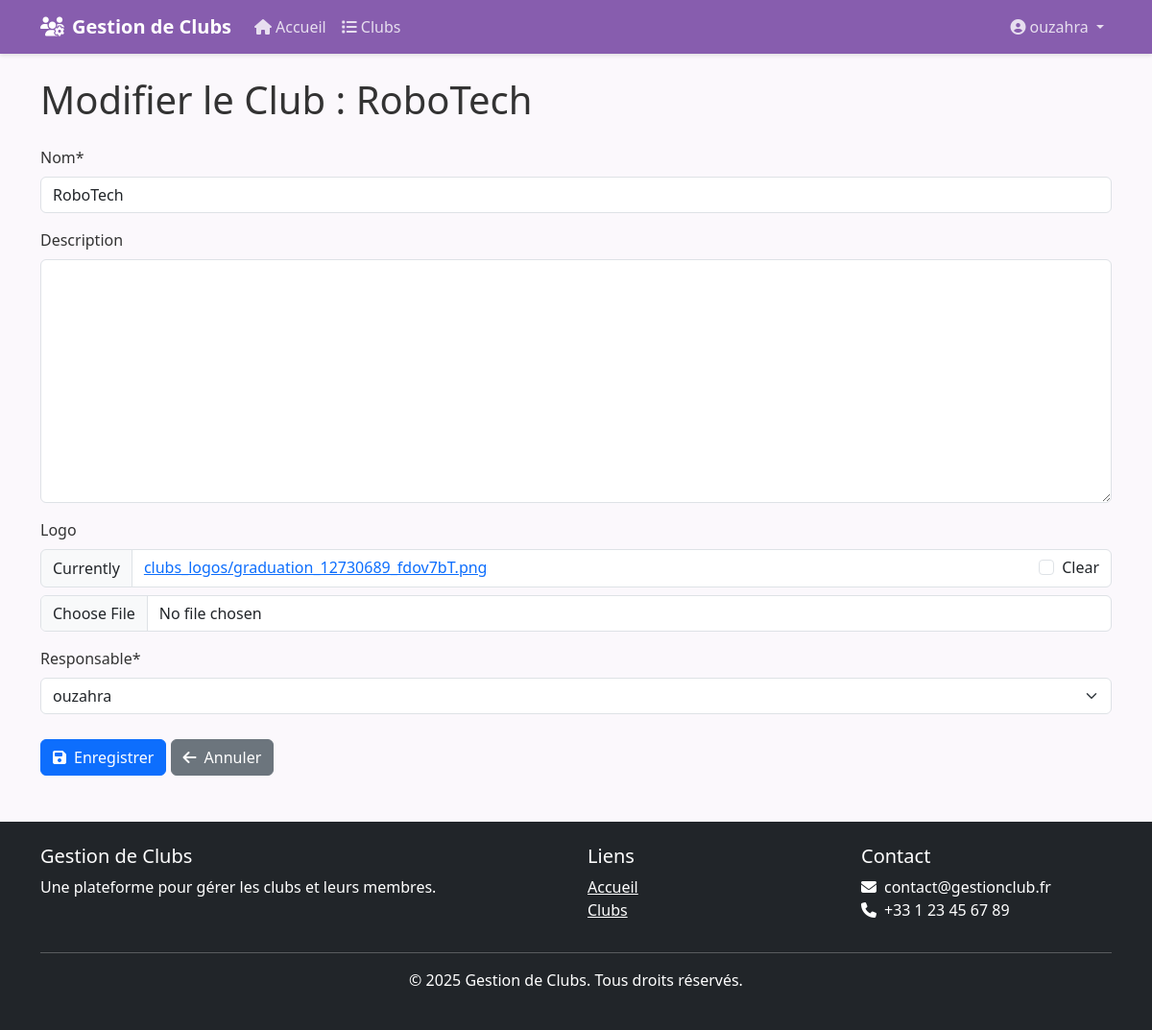
The page /club/3/modifier/ (signed in) on the database its author committed.
### utilisateurs/models.py (models this page shows, shortened)
class Utilisateur(AbstractUser):
    ROLE_CHOICES = [
        ('etudiant', 'Étudiant'),
        ('responsable', 'Responsable de club'),
        ('admin', 'Administrateur'),
    ]
    email = models.EmailField(unique=True)
    role = models.CharField(max_length=20, choices=ROLE_CHOICES, default='etudiant')
    profile_picture = models.ImageField(upload_to='profile_pictures/', blank=True, null=True)
    bio = models.TextField(blank=True, null=True)
    is_admin = models.BooleanField(default=False)
    is_president = models.BooleanField(default=False)
    is_club_member = models.BooleanField(default=False)
    def __str__(self):
        return self.username

class Club(models.Model):
    nom = models.CharField(max_length=100, unique=True)
    description = models.TextField(blank=True)
    logo = models.ImageField(upload_to='clubs_logos/', blank=True, null=True)
    responsable = models.ForeignKey(Utilisateur, on_delete=models.SET_NULL, null=True, related_name='clubs_responsable')
    date_creation = models.DateTimeField(auto_now_add=True)
    membres = models.ManyToManyField(Utilisateur, related_name='clubs_membres')  # Reverse relation should be 'clubs_membres'
    is_active = models.BooleanField(default=False)

### clubs/views.py (the view)
# urls.py: path('club/<int:club_id>/modifier/', views.modifier_club, name='modifier_club'),
@login_required
def modifier_club(request, club_id):
    if request.user.role not in ['responsable', 'admin']:
        messages.error(request, "Vous n'avez pas accès à cette action.")
        return redirect('accueil')
    club = get_object_or_404(Club, id=club_id)
    if request.user.role == 'responsable' and club.responsable != request.user:
        messages.error(request, "Vous ne pouvez modifier que vos propres clubs.")
        return redirect('clubs:liste_clubs')
    if request.method == 'POST':
        form = ClubForm(request.POST, request.FILES, instance=club)
        if form.is_valid():
            form.save()
            messages.success(request, f"Le club {club.nom} a été modifié avec succès.")
            return redirect('clubs:liste_clubs')
    else:
        form = ClubForm(instance=club)
    return render(request, 'clubs/modifier_club.html', {'form': form, 'club': club})

### clubs/views.py
class ClubForm(forms.ModelForm):
    class Meta:
        model = Club
        fields = ['nom', 'description', 'logo', 'responsable']
        widgets = {
            'responsable': forms.Select(choices=[(u.id, u.username) for u in Utilisateur.objects.filter(role='responsable')]),
        }

### templates/clubs/modifier_club.html (shortened to what this page needs)
    {% extends 'base.html' %}
{% load crispy_forms_tags %}
{% block content %}
<div class="fade-in">
<h1 class="mb-4">Modifier le Club : {{ club.nom }}</h1>
<form method="post" enctype="multipart/form-data">
    {{ form|crispy }}
    <button type="submit" class="btn btn-primary">
        <i class="fas fa-save me-2"></i>Enregistrer
    </button>
    <a href="{% url 'clubs:liste_clubs' %}" class="btn btn-secondary">
        <i class="fas fa-arrow-left me-2"></i>Annuler
    </a>
</form>
</div>
{% endblock %}

### templates/base.html (shortened to what this page needs)
{%load static%}
<!DOCTYPE html>
<html lang="en">
<head>
    <link href="https://cdn.jsdelivr.net/npm/bootstrap@5.3.0/dist/css/bootstrap.min.css" rel="stylesheet">
    <link href="https://cdn.jsdelivr.net/npm/bootstrap-icons@1.11.1/font/bootstrap-icons.css" rel="stylesheet">
    <link rel="stylesheet" href="https://cdnjs.cloudflare.com/ajax/libs/font-awesome/6.4.0/css/all.min.css">
</head>
<body>
        <nav class="navbar navbar-expand-lg navbar-dark mb-4">
            <div class="container">
                <a class="navbar-brand" href="{% url 'accueil' %}">
                    <i class="fas fa-users-gear me-2"></i>Gestion de Clubs
                </a>
                <div class="collapse navbar-collapse" id="navbarNav">
                    <ul class="navbar-nav me-auto">
                        <li class="nav-item">
                            <a class="nav-link" >
                                <i class="fas fa-home me-1"></i>Accueil
                            </a>
                        </li>
                        <li class="nav-item">
                            <a class="nav-link" >
                                <i class="fas fa-list me-1"></i>Clubs
                            </a>
                        </li>
                    </ul>
                    <ul class="navbar-nav">
                        {% if user.is_authenticated %}
                        <li class="nav-item dropdown">
                            <a class="nav-link dropdown-toggle" href="#" id="navbarDropdown" role="button" data-bs-toggle="dropdown">
                                <i class="fas fa-user-circle me-1"></i>{{ user.username }}
                            </a>
                        </li>
                        {% endif %}
                    </ul>
                </div>
            </div>
        </nav>
        <div class="container mb-4">
            {% block content %}{% endblock %}
        </div>
        <footer class="bg-dark text-white py-4 mt-5">
            <div class="container">
                <div class="row">
                    <div class="col-md-6">
                        <h5>Gestion de Clubs</h5>
                        <p>Une plateforme pour gérer les clubs et leurs membres.</p>
                    </div>
                    <div class="col-md-3">
                        <h5>Liens</h5>
                        <ul class="list-unstyled">
                            <li><a href="{% url 'accueil' %}" class="text-white">Accueil</a></li>
                            <li><a  class="text-white">Clubs</a></li>
                        </ul>
                    </div>
                    <div class="col-md-3">
                        <h5>Contact</h5>
                        <ul class="list-unstyled">
                            <li><i class="fas fa-envelope me-2"></i>contact@gestionclub.fr</li>
                            <li><i class="fas fa-phone me-2"></i>+33 1 23 45 67 89</li>
                        </ul>
                    </div>
                </div>
                <hr>
                <div class="text-center">
                    <p>&copy; {% now "Y" %} Gestion de Clubs. Tous droits réservés.</p>
                </div>
            </div>
        </footer>
</body>
</html>

### templates/base.html (style rules this page uses)
body { font-family: 'Segoe UI', Tahoma, Geneva, Verdana, sans-serif; background-color: rgb(251, 248, 252); color: #333; }
.navbar { background-color:rgb(135, 93, 174); box-shadow: 0 2px 4px rgba(0, 0, 0, 0.1); }
.navbar-brand { font-weight: bold; color: white !important; }
.nav-link { color: rgba(255, 255, 255, 0.8) !important; transition: color 0.3s; }
.btn { margin-top: 10px; }
.fade-in { animation: fadeIn 0.5s; }

### rows shown on the page
Utilisateur: username "ouzahra"
Club: nom "RoboTech", responsable "ouzahra"
